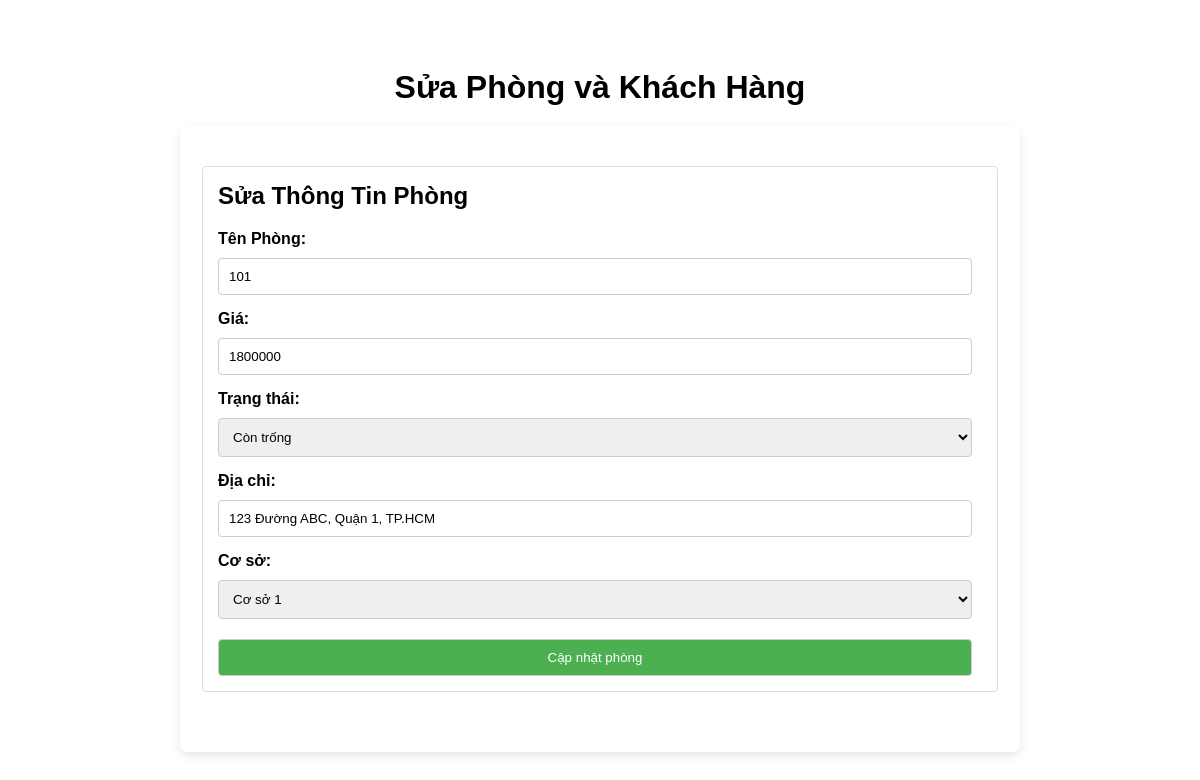
The app's page /quanlyphong/sua.php?id=1, older data.
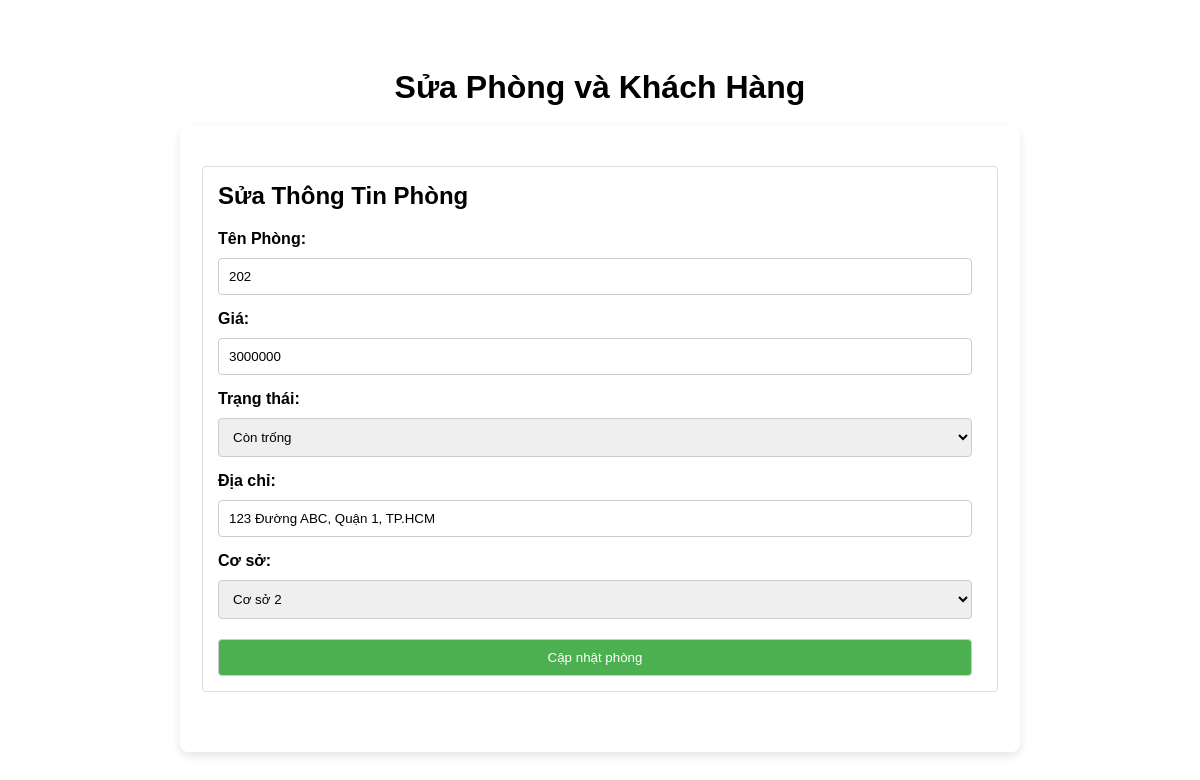
The same page, newer data.
### tables this page shows
CREATE TABLE `rooms` (
  `id` varchar(10) NOT NULL,
  `facility_id` int(11) NOT NULL,
  `room_name` varchar(50) NOT NULL,
  `so_nguoi_o` int(10) NOT NULL,
  `price` int(11) NOT NULL,
  `status` varchar(250) NOT NULL,
  `address` varchar(255) NOT NULL
);

### quanlyphong/sua.php (the view, shortened to what this page needs)
<?php
$servername = "localhost";
$username = "root";
$password = "";
$dbname = "baiTapLon";
$conn = new mysqli($servername, $username, $password, $dbname);
if (isset($_GET['id'])) {
    $room_id = $_GET['id'];
    $room_sql = "SELECT rooms.*, facilities.name AS facility_name
                 FROM rooms
                 JOIN facilities ON rooms.facility_id = facilities.id
                 WHERE rooms.id = $room_id";
    $room_result = $conn->query($room_sql);
    if ($room_result->num_rows > 0) {
        $room = $room_result->fetch_assoc();
    } else {
        echo "Không tìm thấy phòng.";
        exit();
    }
}
?>
<!DOCTYPE html>
<html lang="vi">
<head>
    <link rel="stylesheet" href="sua.css">
</head>
<body>
<h1>Sửa Phòng và Khách Hàng</h1>
<div class="container">
    <form method="POST" action="sua.php?id=<?php echo $room_id; ?>">
        <fieldset>
            <h2>Sửa Thông Tin Phòng</h2>
            <div class="form-group">
                <label for="room_name">Tên Phòng:</label>
                <input type="text" name="room_name" value="<?php echo $room['room_name']; ?>" required>
            </div>
            <div class="form-group">
                <label for="price">Giá:</label>
                <input type="number" name="price" value="<?php echo $room['price']; ?>" required>
            </div>
            <div class="form-group">
                <label for="status">Trạng thái:</label>
                <select name="status">
                    <option value="Còn trống" <?php echo $room['status'] == 'Còn trống' ? 'selected' : ''; ?>>Còn trống</option>
                </select>
            </div>
            <div class="form-group">
                <label for="address">Địa chỉ:</label>
                <input type="text" name="address" value="<?php echo $room['address']; ?>" required>
            </div>
            <div class="form-group">
                <label for="facility_id">Cơ sở:</label>
                <select name="facility_id">
                    <option value="1" <?php echo $room['facility_id'] == 1 ? 'selected' : ''; ?>>Cơ sở 1</option>
                    <option value="2" <?php echo $room['facility_id'] == 2 ? 'selected' : ''; ?>>Cơ sở 2</option>
                </select>
            </div>
            <button type="submit" name="update_room">Cập nhật phòng</button>
        </fieldset>
    </form>
</div>
</body>
</html>

### quanlyphong/sua.css (style rules this page uses)
body { background: color #cee2f6;; margin: 0; font-family: Arial, sans-serif; display: flex; justify-content: center; align-items: center; height: 100vh; flex-direction: column; min-height: 50px; }
.container { width: 100%; max-width: 800px; background-color: #ffffff; padding: 20px; border-radius: 8px; box-shadow: 0 4px 10px rgba(0, 0, 0, 0.1); text-align: center; }
h1 { margin-bottom: 20px; color: black; text-align: center; }
form { margin: 20px 0; text-align: left; max-width: 100%; overflow: hidden; box-sizing: border-box; }
fieldset { border: 1px solid #ddd; padding: 15px; margin-bottom: 20px; border-radius: 4px; max-width: 100%; box-sizing: border-box; }
h2 { margin-top: 0; }
.form-group { margin-bottom: 15px; }
label { display: block; margin-bottom: 5px; font-weight: bold; }
input, select, button { width: 100%; width: calc(100% - 10px); padding: 10px; margin-top: 5px; border: 1px solid #ccc; border-radius: 4px; max-width: 100%; box-sizing: border-box; }
button { background-color: #4CAF50; color: white; cursor: pointer; }

Row changes from the older to the newer data that the page shows:
changed rooms "123 Đường ABC, Quận 1, TP.HCM": room_name "101" → "202"; price "1800000" → "3000000"; status (not shown) → "Còn trống"; facility_id "Cơ sở 1" → "Cơ sở 2"
Text that changed along with them:
form field status: "Còn trống" → (not shown)
